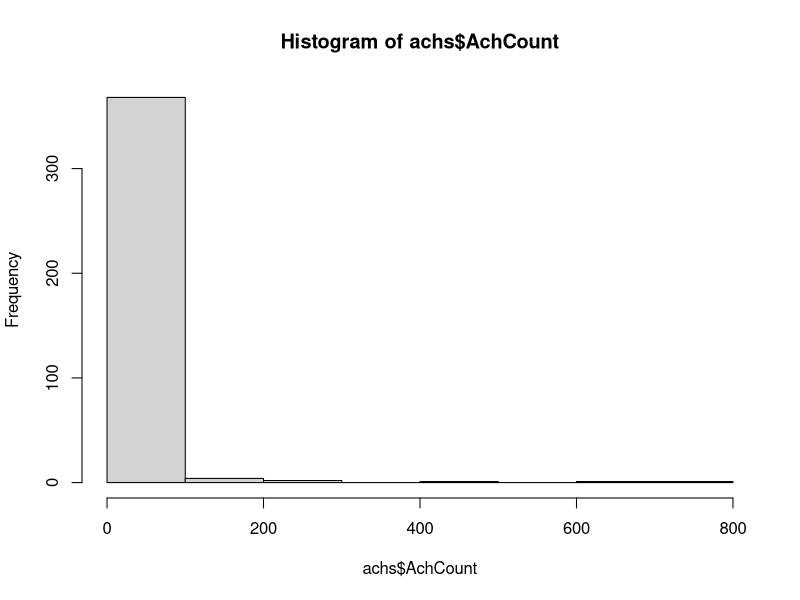
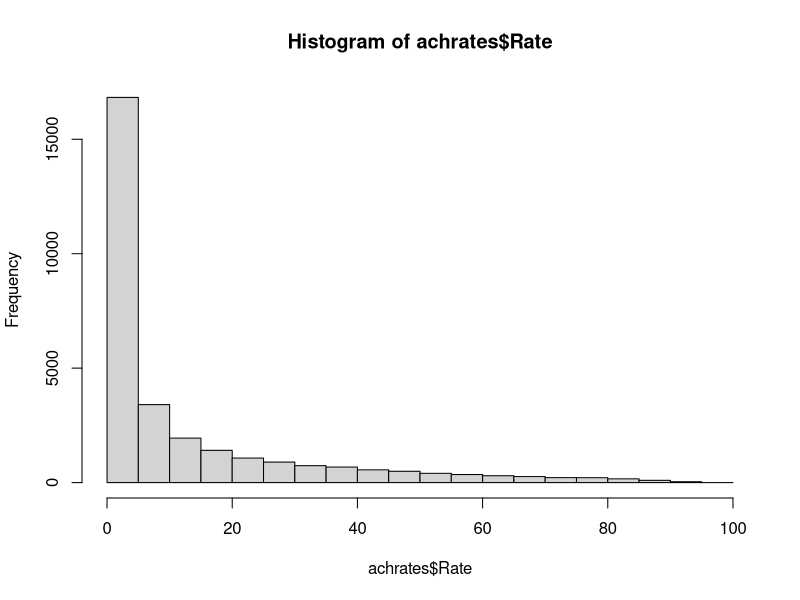
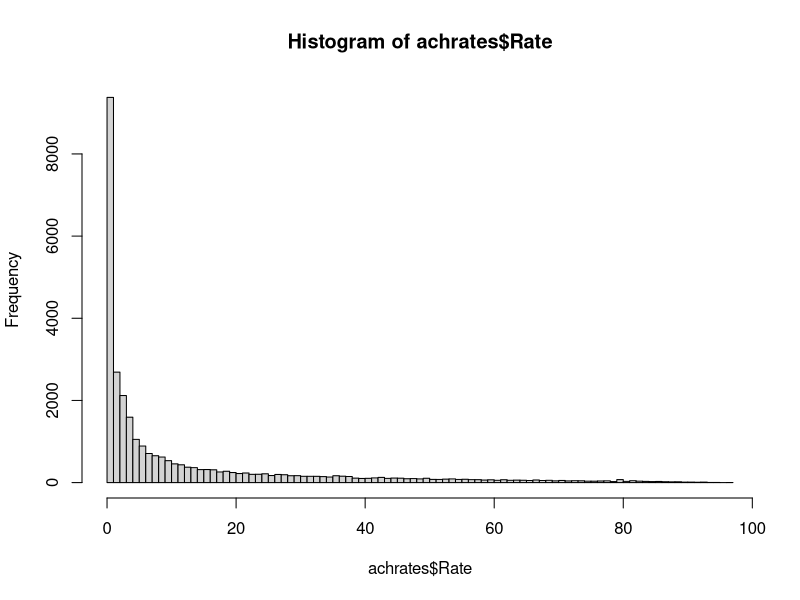
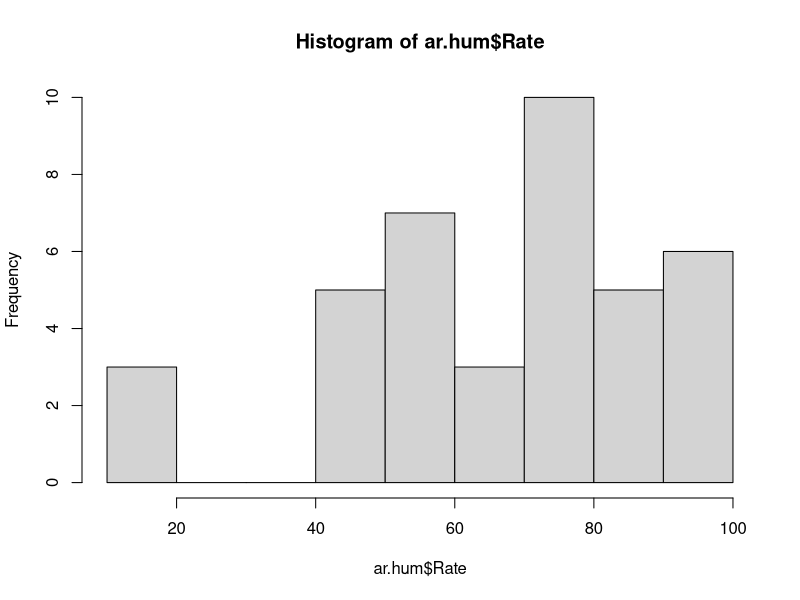

These figures' R source, in order: (Note: this script raises an error after producing the figures.)
library(psych)

# ACHIEVEMENT COUNTS FOR GAMES
# Assign data from to achievements object
achs <- read.table("achievements.txt", header=T)

# Plot histogram for data
hist(achs$AchCount)

# Get some descriptive stats
describe(achs)



# GLOBAL ACHIEVEMENT RATES
# Assign data from achievement rates file
achrates <- read.table("ach-rates-full.txt", header=T, quote="|")

# Plot histogram for data
hist(achrates$Rate)
hist(achrates$Rate, breaks = 100)

# Get some descriptive stats
describe(achrates)



# ACHIEVEMENT RATES FOR USER

achrates <- read.table("user-achievement-rates.txt", header=T, quote="~")
ar.hum <- subset(achrates, User == "Humiliator")
hist(ar.hum$Rate)
hist(ar.hum)
